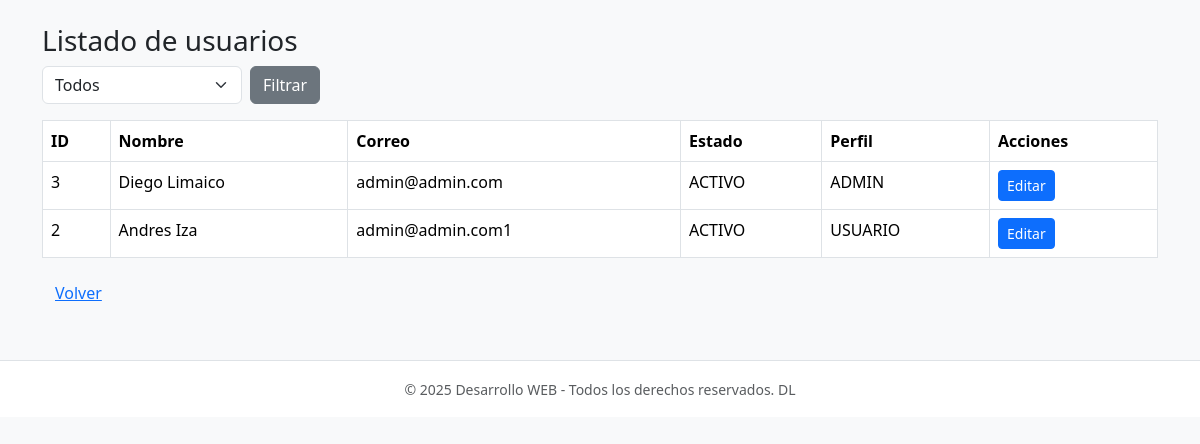
/lista_usuario.php?estado=ACTIVO (signed in), run on the app's committed database.
### tables this page shows
CREATE TABLE `usuarios` (
  `id` int(11) NOT NULL,
  `nombre` varchar(100) NOT NULL,
  `apellido` varchar(100) DEFAULT '',
  `correo` varchar(150) NOT NULL,
  `estado` enum('PENDIENTE','ACTIVO','INACTIVO') DEFAULT 'PENDIENTE',
  `fecha_de_actualizacion` timestamp NOT NULL DEFAULT current_timestamp() ON UPDATE current_timestamp(),
  `perfil` enum('ADMIN','USUARIO') DEFAULT 'USUARIO',
  `contrasena` varchar(255) NOT NULL
);

### lista_usuario.php (the view, shortened to what this page needs)
<?php
require_once 'include/funciones.php';
$estado = $_GET['estado'] ?? '';
$where = '';
if ($estado) {
    $estado = $mysqli->real_escape_string($estado);
    $where = "WHERE estado = '$estado'";
}
$q = "SELECT id,nombre,apellido,correo,estado,perfil,fecha_de_actualizacion FROM USUARIOS $where ORDER BY id DESC";
$rows = $mysqli->query($q);
?>
<!doctype html>
<html><head><meta charset="utf-8"><title>Usuarios</title>
<link href="https://cdn.jsdelivr.net/npm/bootstrap@5.3.2/dist/css/bootstrap.min.css" rel="stylesheet"></head>
<body class="bg-light">
<div class="container py-4">
  <h3>Listado de usuarios</h3>
  <div class="mb-3">
    <form method="get" class="d-flex gap-2">
      <select name="estado" class="form-select" style="width:200px">
        <option value="">Todos</option>
      </select>
      <button class="btn btn-secondary">Filtrar</button>
    </form>
  </div>
  <table class="table table-bordered">
    <thead><tr><th>ID</th><th>Nombre</th><th>Correo</th><th>Estado</th><th>Perfil</th><th>Acciones</th></tr></thead>
    <tbody>
    <?php while($r = $rows->fetch_assoc()): ?>
      <tr>
        <td><?php echo $r['id']; ?></td>
        <td><?php echo htmlspecialchars($r['nombre'].' '.$r['apellido']); ?></td>
        <td><?php echo htmlspecialchars($r['correo']); ?></td>
        <td><?php echo htmlspecialchars($r['estado']); ?></td>
        <td><?php echo htmlspecialchars($r['perfil']); ?></td>
        <td>
          <a href="editar_usuario.php?id=<?php echo $r['id']; ?>" class="btn btn-sm btn-primary">Editar</a>
        </td>
      </tr>
    <?php endwhile; ?>
    </tbody>
  </table>
  <a href="bienvenido.php" class="btn btn-link">Volver</a>
</div>
  <?php include 'include/footer.php'; ?>
    </body>
</html>

### data on the page
usuarios: id "3", nombre+apellido "Diego Limaico", correo "admin@admin.com", estado "ACTIVO", perfil "ADMIN"
usuarios: id "2", nombre+apellido "Andres Iza", correo "admin@admin.com1", estado "ACTIVO", perfil "USUARIO"
